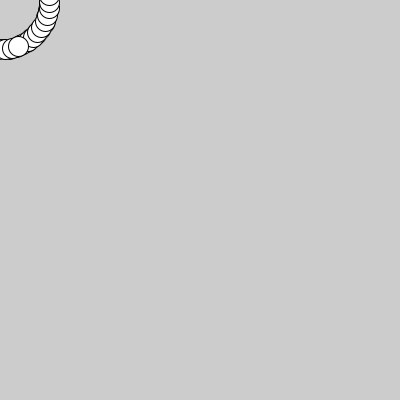
Frame 1 (no input)
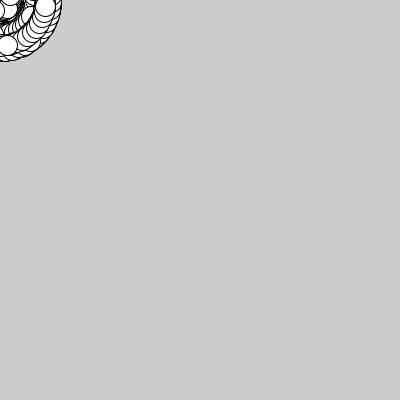
Frame 60 (the mouse pressed at the canvas centre just before this capture)
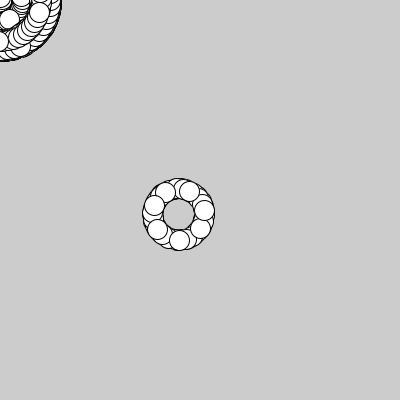
Frame 120 (the mouse held since frame 60 and released just before this capture)

The Processing sketch that drew these frames (run headless with seeded random() and noise(); from frame 60 on, the mouse is pressed at the canvas centre):

// Processing sketch: processing_79404
// ── processing_79404.pde

int num=100;
float[] x=new float[num];
float[] y=new float[num];
int r=50;
float theta;
int idx;
int i=0;


void setup(){
  size(400,400);
  smooth();
}

void mousePressed(){
  x[idx]=mouseX;
  y[idx]=mouseY;
  idx++;
}

void draw(){
  for(int i=0;i<num;i++){
  theta+=5;
  x[i] = x[i]+r*cos(theta);
  y[i] = y[i]+r*sin(theta);
  ellipse(x[i],y[i],20,20);
}
}
